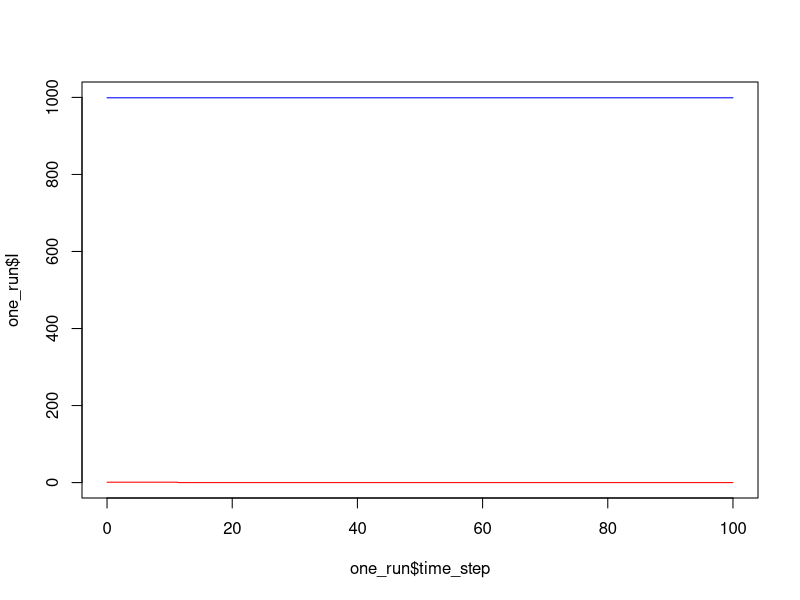
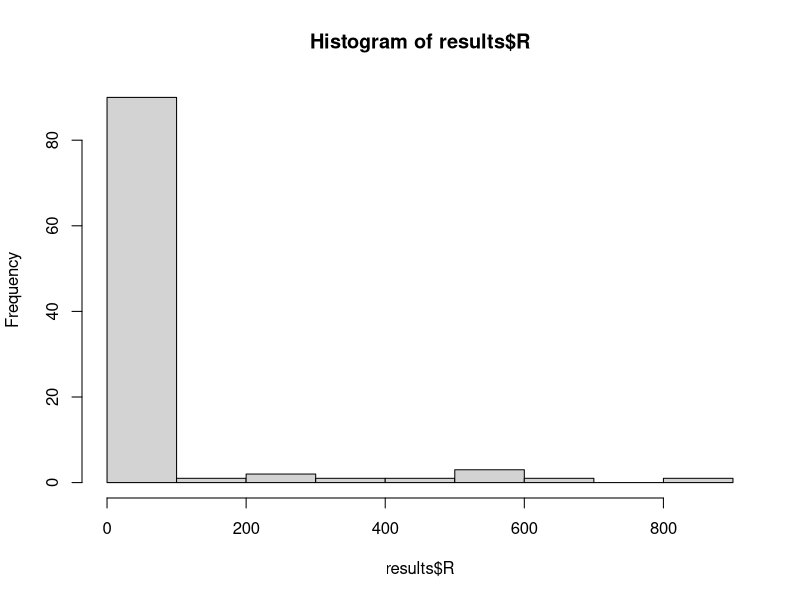

The R source for these figures, in order:
rm(list=ls())

# 1. PARAMETERS & INITIAL VALUES ###############################################
N = 1000
S_int = N - 1
I_int = 1
R_int = 0

R0 = 2 # Assumes R0 equals to 2 (have to check the EpiEstim output for R(t))
DOI = 15.75 # 15.75 days (95% CI 7.88-31.49) (Serotype 1) (Chaguza et al., 2021)
k = 0.1
time_step = 0.1
time_sequence = seq(0, 100, by = time_step)

int_values = c(S_int, I_int, R_int,0,0)
data = array(dim = c(length(time_sequence), 6))
data = data.frame(data)
names(data)= c('time_step', 'S', 'I', 'R', 'inc', 'rec')

data$time_step = time_sequence
data[1,2:6] = int_values

# 3. UPDATE FUNCTIONS ##########################################################
inc <- function(S, I){
  lambda = (I * R0)/(N * DOI)
  return(rbinom(n = 1,prob = lambda * time_step, size = S))   
}

rec <- function(I){
  return(rbinom(n = 1,prob = time_step/DOI, size = I))   
}

model <- function(iterated){
  
  for (i in 2:dim(data)[1]){
    recovery = rec(data$I[(i-1)])
    
    # the new code for incidence ------------------
    if(recovery>0)
      incidence=sum(rnbinom(n=recovery, mu = R0*data$S[i-1]/N, size = k))  #size is the overdispersion parameter k, smaller k -> greater variance
    else
      incidence=0
    incidence = min(incidence,data$S[i-1]) #a check to ensure there are not more incident infections than susceptible individuals
    # ---------------------------------------------
    
    data$S[i] = data$S[(i-1)] - incidence
    
    data$I[i] = data$I[(i-1)] + incidence - recovery
    
    data$R[i] = data$R[(i-1)] + recovery
    
    data$inc[i] = incidence
    data$rec[i] = recovery
  }
  if(iterated) 
    return(data[dim(data)[1],])
  else
    return(data)
}

one_run<-model(iterated = FALSE)
plot(y=one_run$I, x = one_run$time_step, type='l', col="red", ylim=c(0,1000))
lines(y=one_run$S, x = one_run$time_step, col="blue")


iterations <- 100
results = array(dim=c(iterations, 6))
results = data.frame(results)
names(results )= c('Iteration', 'S', 'I', 'R', 'inc', 'rec')

for ( j in 1:iterations){
  results[j,] <- model(iterated = TRUE)
}

hist(results$R)

# plot(x = data$time_step, y = data$inc, type = 'l')
# plot(x = data$time_step, y = data$E, type = 'l')
# plot(x = data$time_step, y = data$I, type = 'l')
